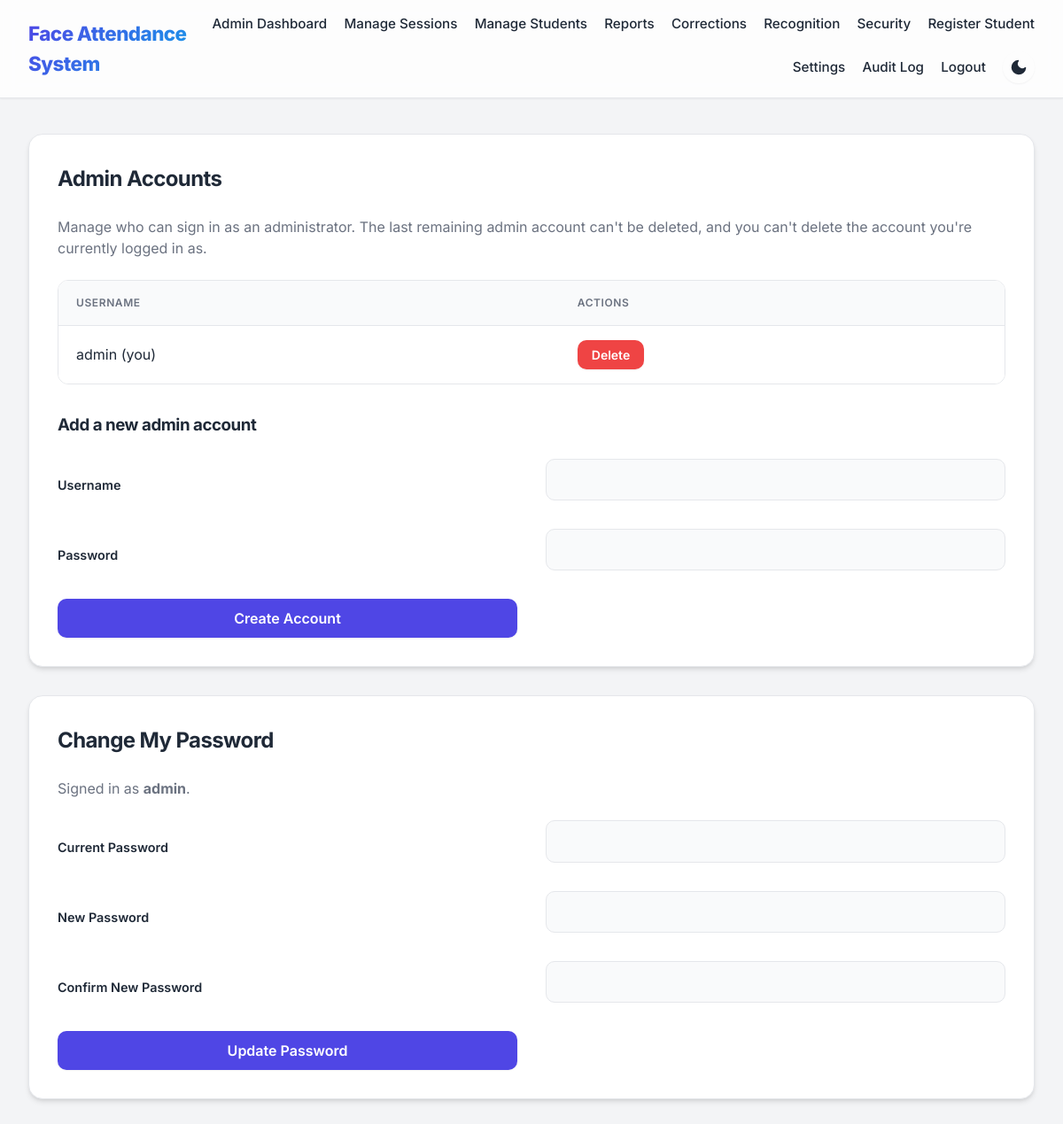
The app's page /admin/settings (signed in) with its own data.
### tables this page shows
CREATE TABLE admins(
        id INTEGER PRIMARY KEY,
        username TEXT UNIQUE,
        password TEXT
    );

### app.py (the view, shortened to what this page needs)
@app.route('/admin/settings', methods=['GET', 'POST'])
def admin_settings():
    if not session.get('admin_user'):
        return redirect(url_for('login'))
    admins = query_db('SELECT id, username FROM admins ORDER BY username')
    return render_template('admin_settings.html', admins=admins)

### app.py (called while the page is built, shortened)
@app.before_request
def _assign_request_id():
    inbound = request.headers.get(_REQUEST_ID_HEADER)
    if inbound and 0 < len(inbound) <= _MAX_INBOUND_REQUEST_ID_LEN:
        g.request_id = inbound
    else:
        g.request_id = uuid.uuid4().hex
    g.request_start_time = time.monotonic()

def get_db_connection():
    conn = sqlite3.connect(DATABASE_PATH)
    conn.row_factory = sqlite3.Row
    return conn

def query_db(query, args=(), one=False):
    conn = get_db_connection()
    cursor = conn.execute(query, args)
    rows = cursor.fetchall()
    conn.close()
    return rows[0] if one and rows else rows

def _record_request_metric(endpoint, method, status_code, duration_ms):
    status_class = f'{status_code // 100}xx'
    with _METRICS_LOCK:
        _metrics_http_requests_total[(endpoint or 'unknown', method, status_class)] += 1
        if duration_ms is not None:
            _metrics_http_request_duration_sum[endpoint or 'unknown'] += duration_ms / 1000.0
            _metrics_http_request_duration_count[endpoint or 'unknown'] += 1

@app.before_request
def restrict_access():
    allowed_routes = ['home', 'login', 'student_login', 'student_register', 'static', 'test_image', 'get_active_sessions']
    if request.endpoint in allowed_routes or not request.endpoint:
        return
    if request.path.startswith('/admin/') and session.get('user_type') != 'admin':
        flash('Admin access required', 'error')
        return redirect(url_for('login'))

### logging_config.py (called while the page is built)
    def filter(self, record):
        request_id = None
        if has_request_context():
            request_id = getattr(g, 'request_id', None)
        record.request_id = request_id
        return True

### templates/admin_settings.html (shortened to what this page needs)
{% extends 'base.html' %}
{% block content %}
<div class="card wide-card">
    <h2>Admin Accounts</h2>
    <p style="color: var(--muted); margin-bottom: 1.5rem;">
        Manage who can sign in as an administrator. The last remaining
        admin account can't be deleted, and you can't delete the account
        you're currently logged in as.
    </p>
    <div class="table-container" style="overflow-x: auto; margin-bottom: 2rem;">
        <table>
            <thead>
                <tr>
                    <th>Username</th>
                    <th>Actions</th>
                </tr>
            </thead>
            <tbody>
                {% for admin in admins %}
                <tr>
                    <td>{{ admin.username }}{% if admin.username == session.admin_user %} (you){% endif %}</td>
                    <td>
                        <form action="{{ url_for('delete_admin', admin_id=admin.id) }}" method="POST" style="display: inline;" onsubmit="return confirm('Delete admin account &quot;' + {{ admin.username|tojson }} + '&quot;?');">
                            <button type="submit" class="button small warning">Delete</button>
                        </form>
                    </td>
                </tr>
                {% endfor %}
            </tbody>
        </table>
    </div>
    <h3>Add a new admin account</h3>
    <form method="post" class="form-grid">
        <label>Username</label>
        <input type="text" name="new_username" required>
        <label>Password</label>
        <input type="password" name="new_password" required>
        <button type="submit" class="button">Create Account</button>
    </form>
</div>
<div class="card wide-card">
    <h2>Change My Password</h2>
    <p style="color: var(--muted); margin-bottom: 1.5rem;">
        Signed in as <strong>{{ session.admin_user }}</strong>.
    </p>
    <form method="post" action="{{ url_for('admin_change_own_password') }}" class="form-grid">
        <label>Current Password</label>
        <input type="password" name="current_password" required>
        <label>New Password</label>
        <input type="password" name="new_password" required>
        <label>Confirm New Password</label>
        <input type="password" name="confirm_password" required>
        <button type="submit" class="button">Update Password</button>
    </form>
</div>
{% endblock %}

### static/styles.css (style rules this page uses)
:root { --bg: #f3f4f6; --card: #ffffff; --text: #1f2937; --muted: #6b7280; --primary: #4f46e5; --primary-hover: #4338ca; --accent: #0ea5e9; --accent-hover: #0284c7; --danger: #ef4444; --danger-hover: #dc2626; --border: #e5e7eb; --shadow-sm: 0 1px 2px 0 rgb(0 0 0 / 0.05); --shadow-md: 0 4px 6px -1px rgb(0 0 0 / 0.1), 0 2px 4px -2px rgb(0 0 0 / 0.1); --shadow-lg: 0 10px 15px -3px rgb(0 0 0 / 0.1), 0 4px 6px -4px rgb(0 0 0 / 0.1); --nav-bg: rgba(255, 255, 255, 0.8); --input-bg: #f9fafb; }
* { box-sizing: border-box; }
body { margin: 0; font-family: 'Inter', -apple-system, BlinkMacSystemFont, "Segoe UI", Roboto, Helvetica, Arial, sans-serif; background: var(--bg); color: var(--text); line-height: 1.5; transition: background-color 0.3s ease, color 0.3s ease; }
.card { background: var(--card); border: 1px solid var(--border); border-radius: 16px; padding: 2rem; margin-bottom: 2rem; box-shadow: var(--shadow-md); transition: transform 0.2s ease, box-shadow 0.2s ease; }
.wide-card { width: 100%; }
.card h2, .card h3 { margin-top: 0; margin-bottom: 1.5rem; color: var(--text); font-weight: 700; letter-spacing: -0.025em; }
label { display: block; font-weight: 600; margin-top: 1.2rem; margin-bottom: 0.4rem; color: var(--text); font-size: 0.9rem; }
input, select { width: 100%; padding: 0.75rem 1rem; border: 1px solid var(--border); border-radius: 10px; background: var(--input-bg); color: var(--text); font-family: inherit; font-size: 1rem; transition: border-color 0.2s ease, box-shadow 0.2s ease; }
::placeholder { color: var(--muted); opacity: 0.8; }
button, .button { display: inline-block; border: none; background: var(--primary); color: #ffffff; padding: 0.75rem 1.5rem; border-radius: 10px; cursor: pointer; font-weight: 600; font-size: 1rem; font-family: inherit; text-align: center; text-decoration: none; transition: background-color 0.2s ease, transform 0.1s ease, box-shadow 0.2s ease; box-shadow: var(--shadow-sm); }
.button.warning { background: var(--danger); }
.button.small { padding: 0.5rem 1rem; font-size: 0.875rem; }
.form-grid { display: grid; gap: 2rem; }
.table-container { overflow-x: auto; border-radius: 12px; border: 1px solid var(--border); }
table { width: 100%; border-collapse: collapse; background: var(--card); }
table th, table td { padding: 1rem 1.25rem; border-bottom: 1px solid var(--border); text-align: left; }
table th { background: var(--input-bg); font-weight: 600; color: var(--muted); text-transform: uppercase; font-size: 0.75rem; letter-spacing: 0.05em; }
table tr:last-child td { border-bottom: none; }
@media (min-width: 900px) { .form-grid { grid-template-columns: 1fr 1fr; } }

### records on screen
admins: username "admin", shows "(you)", admin_user "admin"
